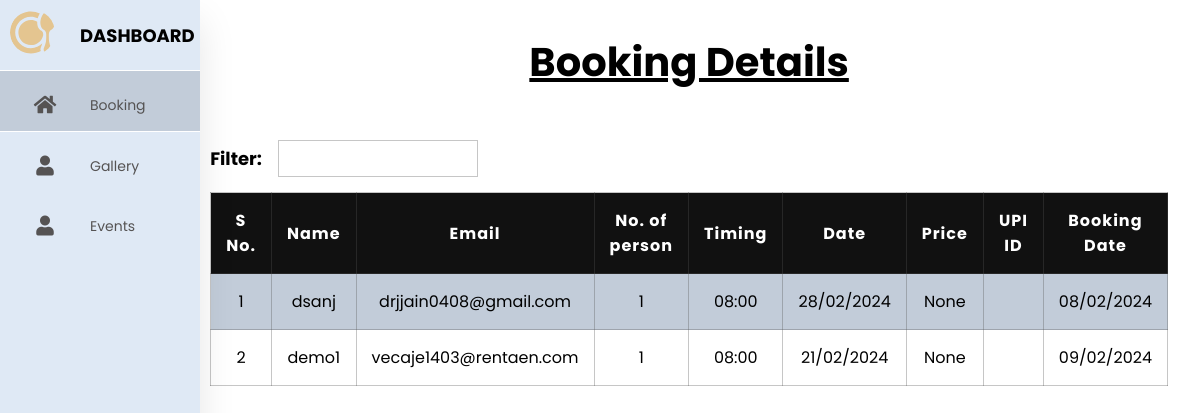
/dashboardadmin/home/, run on an earlier commit of the app's database.
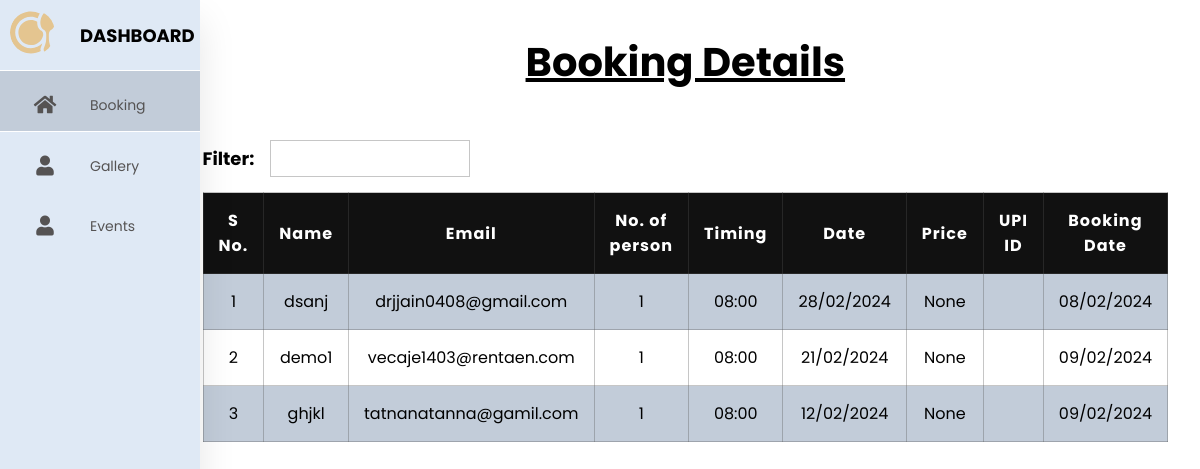
And on a later commit of the database.
### maintest/models.py (models this page shows, shortened)
class Booking(models.Model):
    s_no = models.AutoField(primary_key=True)
    name = models.CharField(max_length=100, null=False, blank=False)
    email = models.EmailField()
    phone_number = models.CharField(max_length=20)
    booking_date = models.DateTimeField(auto_now_add=True)
    num_persons = models.PositiveIntegerField()
    reservation_date = models.DateField()
    reservation_time = models.TimeField()
    price = models.DecimalField(max_digits=10, decimal_places=2, null=True)
    upi_id = models.CharField(max_length=50)

### dashboard/views.py (the view)
# urls.py: path("home/", views.index, name="home"),  # Homepage
def index(request):
    bookings = Booking.objects.all()
    return render(request, "dashboard/index.html", {"bookings": bookings})

### dashboard/templates/dashboard/index.html (shortened to what this page needs)
<!DOCTYPE html>
<html lang="en">
  <head>
    {% load static %}
    <link rel="stylesheet" href="{% static 'dashboard/css/style.css' %}" />
    <link
      rel="stylesheet"
      href="https://cdnjs.cloudflare.com/ajax/libs/font-awesome/5.15.4/css/all.min.css"
    />
  </head>
  <body>
    <div class="container">
      <nav>
        <ul>
          <li>
            <div class="logo">
              <img src="{% static 'dashboard/images/logo.svg' %}" alt="" />
              <span class="nav-item">Dashboard</span>
            </div>
          </li>
          <li>
            <a href="/" class="active">
              <i class="fas fa-home"></i>
              <span class="nav-item">Booking</span>
            </a>
          </li>
          <li>
            <a href="{% url 'gallery' %}">
              <i class="fas fa-user"></i>
              <span class="nav-item">Gallery</span>
            </a>
          </li>
          <li>
            <a href="{% url 'event' %}">
              <i class="fas fa-user"></i>
              <span class="nav-item">Events</span>
            </a>
          </li>
        </ul>
      </nav>
      <div style="width: 250px"></div>
      <section class="booking">
        <h1 class="heading">Booking Details</h1>
        <div class="bookingTable-container">
          <div class="booking-filter">
            <h4>Filter:</h4>
            <input type="text" />
          </div>
          <table class="bookingTable">
            <tr>
              <th>S No.</th>
              <th>Name</th>
              <th>Email</th>
              <th>No. of person</th>
              <th>Timing</th>
              <th>Date</th>
              <th>Price</th>
              <th>UPI ID</th>
              <th>Booking Date</th>
            </tr>
            {% for booking in bookings %}
            <tr>
              <td>{{ booking.s_no }}</td>
              <td>{{ booking.name }}</td>
              <td>{{ booking.email }}</td>
              <td>{{ booking.num_persons }}</td>
              <td>{{ booking.reservation_time|date:"H:i" }}</td>
              <td>{{ booking.reservation_date|date:"d/m/Y" }}</td>
              <td>{{ booking.price }}</td>
              <td>{{ booking.upi_id }}</td>
              <td>{{ booking.booking_date|date:"d/m/Y" }}</td>
            </tr>
            {% empty %}
            <tr>
              <td colspan="9">No bookings found.</td>
            </tr>
            {% endfor %}
          </table>
        </div>
      </section>
    </div>
  </body>
</html>

What changed in the data, as far as the page shows it:
added Booking: s_no "3", name "ghjkl", email "tatnanatanna@gamil.com", num_persons "1", reservation_time "08:00", reservation_date "12/02/2024", price "None", booking_date "09/02/2024"
